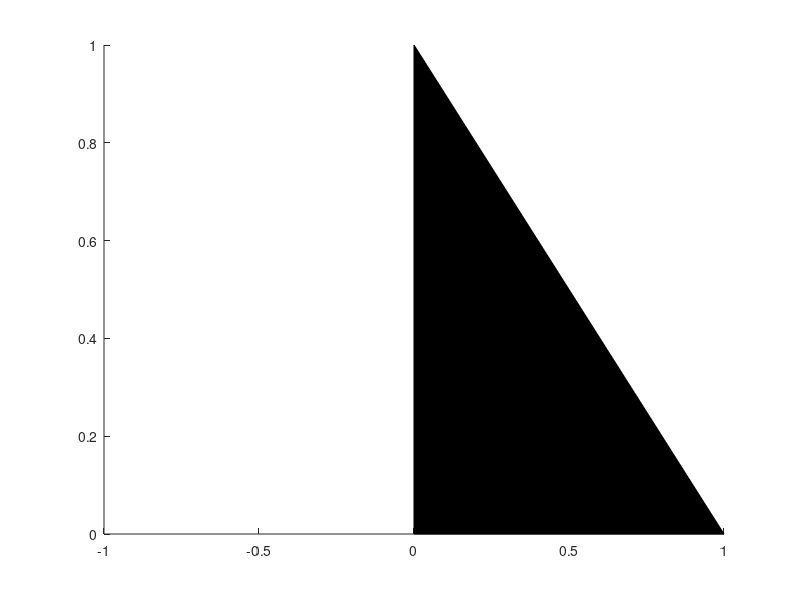
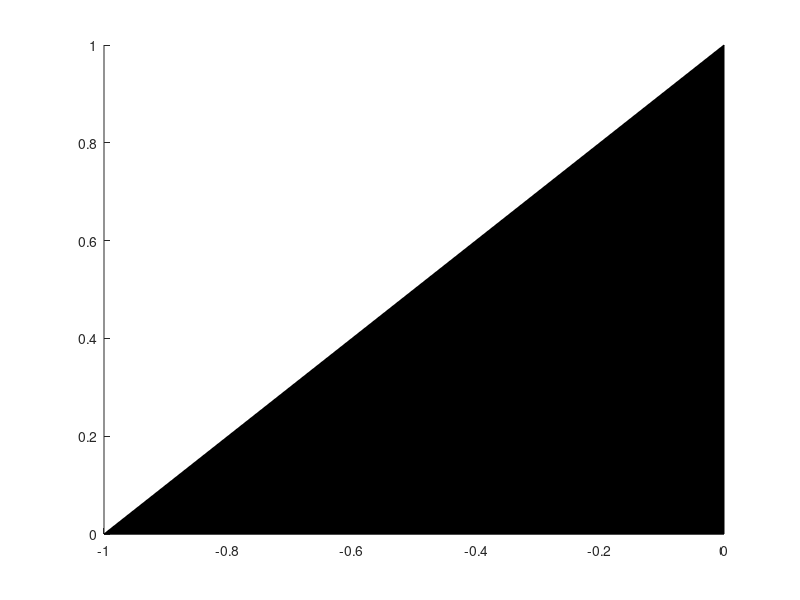
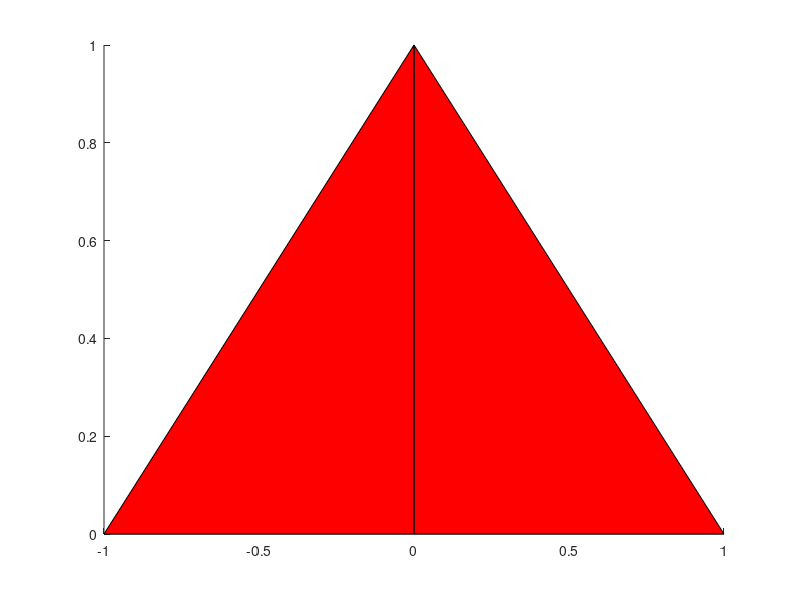
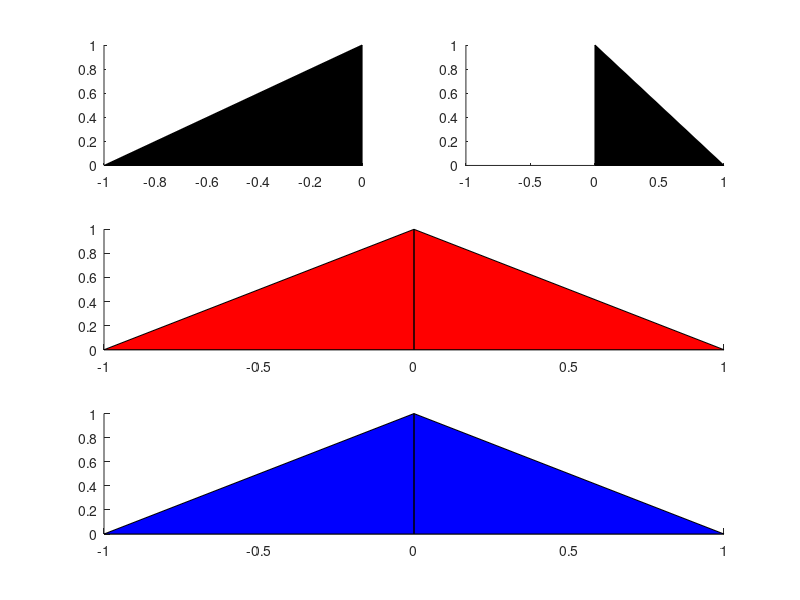

These charts were generated, in order, by the following MATLAB code:
% Triangulos basados en el cuadrante cartesiano
x = [0 1 0];
y = [0 0 1];
figure
patch(x,y,'black')

x = [0 0 -1];
y = [0 1 0];
figure
patch(x,y,'black')

x = [0 0; 1 0; 0 -1];
y = [0 0; 0 1; 1 0];
figure
patch(x,y,'red')

%% Vértices
figure
v = [0 0; 1 0; 0 1];
f = [1 2 3];
subplot(3,2,2);
patch('Faces', f, 'Vertices', v)

v = [0 0; 0 1; -1 0];
f = [1 2 3];
subplot(3,2,1);
patch('Faces', f, 'Vertices', v)

v = [0 0; 1 0; 0 1; 0 0; 0 1; -1 0];
f = [1 2 3; 4 5 6];
subplot(3,2,[3,4]);
patch('Faces', f, 'Vertices', v, 'FaceColor', 'red')

v = [0 0; 1 0; 0 1; -1 0];
f = [1 2 3; 1 3 4];
subplot(3,2,[5,6]);
patch('Faces', f, 'Vertices', v, 'FaceColor', 'blue')
